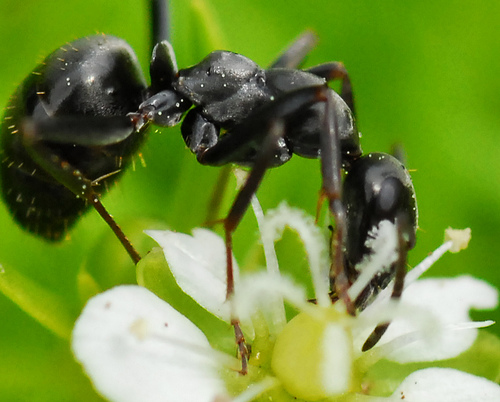
#> input picture images/image5.jpg, 500 x 402 px
$ python ORB.py
#> lines starting #> are read from the running program, lines starting #| are printed output that depends on the picture
import cv2
import matplotlib.pyplot as plt
from scipy.signal.windows import hamming


def MakeORB(img,title):

    gray = cv2.cvtColor(img,cv2.COLOR_BGR2GRAY)
    orb = cv2.ORB_create()
    keypoints,descriptors = orb.detectAndCompute(gray,None)

    img_kp = cv2.drawKeypoints(img,keypoints,None,flags=cv2.DRAW_MATCHES_FLAGS_DRAW_RICH_KEYPOINTS)

    cv2.imshow(title,img_kp)#show ORBed image
    cv2.waitKey()
    cv2.destroyAllWindows()

    return keypoints,descriptors


img1_path = "../images/image5.jpg"
img2_path = "../images/image6.jpg"

img1 = cv2.imread(img1_path)
#> img1 is the input picture: shape (402, 500, 3); mean B, G, R 57.7, 140.9, 113.8
img2 = cv2.imread(img2_path)
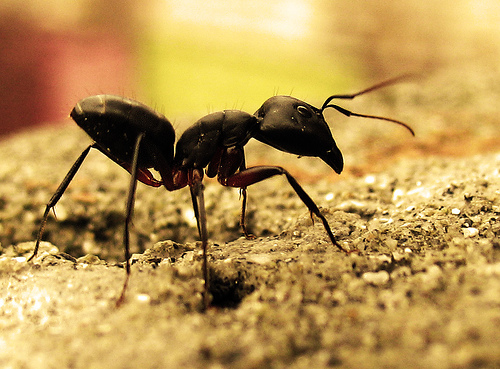
#> input picture images/image6.jpg, 500 x 369 px
#> img2 is the input picture: shape (369, 500, 3); mean B, G, R 82.1, 149.6, 185.8

kp1,des1 = MakeORB(img1,"img1")
#> in MakeORB, `gray = cv2.cvtColor(img,cv2.COLOR_BGR2GRAY)`:
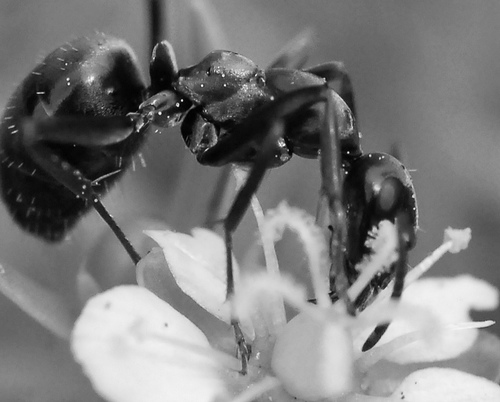
#> gray: shape (402, 500); min 0, max 254, mean 123.3
#> in MakeORB, `keypoints,descriptors = orb.detectAndCompute(gray,None)`: keypoints = 500 keypoints; strongest (x, y, size): (178, 105, 31), (159, 113, 31), (284, 144, 31), (182, 100, 31)
#> in MakeORB, `img_kp = cv2.drawKeypoints(img,keypoints,None,flags=cv2.DRAW_MATCHES_F..`:
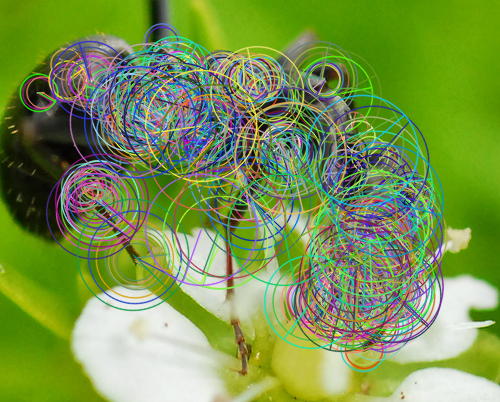
#> img_kp: shape (402, 500, 3); mean B, G, R 77.5, 148.7, 121.6
#> kp1 has the same summary as keypoints in MakeORB
kp2,des2 = MakeORB(img2,"img2")
#> call 2 of MakeORB, with title = 'img2'
#> in MakeORB (call 2), `gray = cv2.cvtColor(img,cv2.COLOR_BGR2GRAY)`:
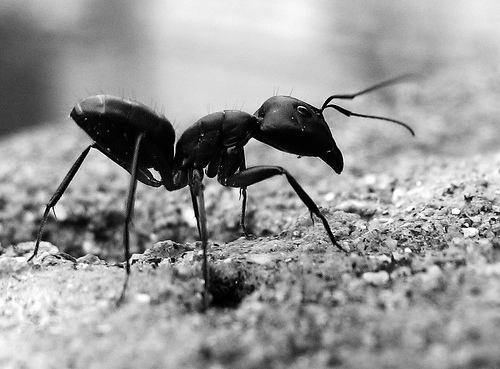
#> gray: shape (369, 500); min 0, max 255, mean 152.7
#> in MakeORB (call 2), `keypoints,descriptors = orb.detectAndCompute(gray,None)`: keypoints = 500 keypoints; strongest (x, y, size): (132, 262, 31), (467, 224, 31), (133, 260, 31), (327, 104, 31)
#> in MakeORB (call 2), `img_kp = cv2.drawKeypoints(img,keypoints,None,flags=cv2.DRAW_MATCHES_F..`:
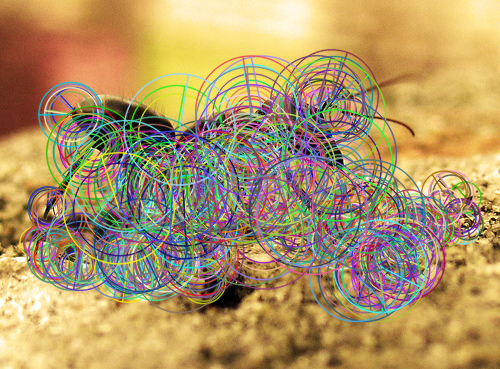
#> img_kp: shape (369, 500, 3); mean B, G, R 101.8, 149.5, 175.8
#> kp2 has the same summary as keypoints in MakeORB


#Use KNN to match two images
bf = cv2.BFMatcher()
matches = bf.knnMatch(des1,des2,k=2)
#> matches = 500 matches

filtered_matches = []
for i,j in matches:
    if i.distance < 0.8*j.distance:
        filtered_matches.append([i])
#> after the loop, filtered_matches = 10 matches


knn_matched_image = cv2.drawMatchesKnn(img1,kp1,img2,kp2,filtered_matches,None,flags=2)
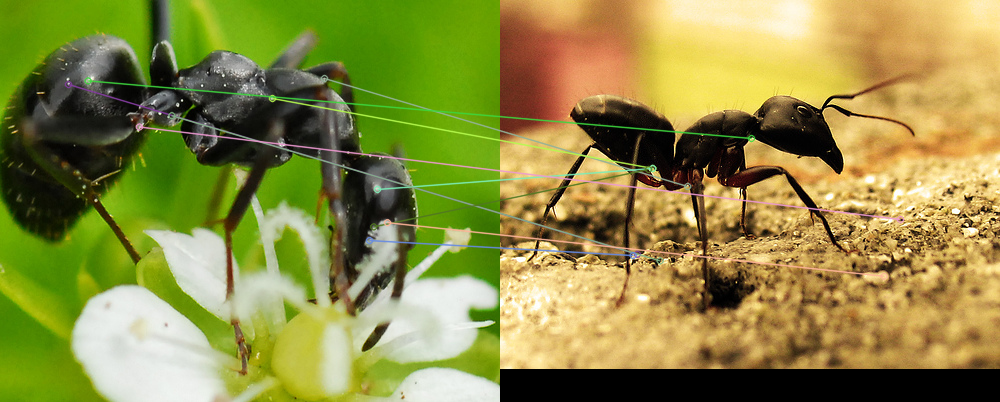
#> knn_matched_image: shape (402, 1000, 3); mean B, G, R 67.9, 140, 142.7

plt.figure()
plt.title("knnMatch")
plt.imshow(cv2.cvtColor(knn_matched_image,cv2.COLOR_BGR2RGB))
plt.show()

#Hamming distance
bf = cv2.BFMatcher(cv2.NORM_HAMMING,crossCheck=True)
matches = bf.match(des1,des2)
#> matches = 141 matches
matches = sorted(matches,key=lambda  x:x.distance)

hamming_matched_image = cv2.drawMatches(img1,kp1,img2,kp2,matches[:10],None,flags=2)
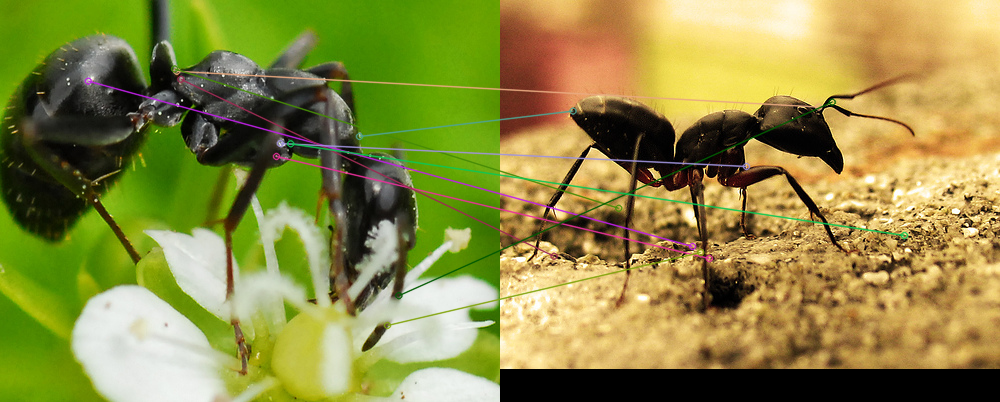
#> hamming_matched_image: shape (402, 1000, 3); mean B, G, R 67.5, 139.1, 142.3
plt.figure()
plt.title("hammingMatch")
plt.imshow(cv2.cvtColor(hamming_matched_image,cv2.COLOR_BGR2RGB))
plt.show()
